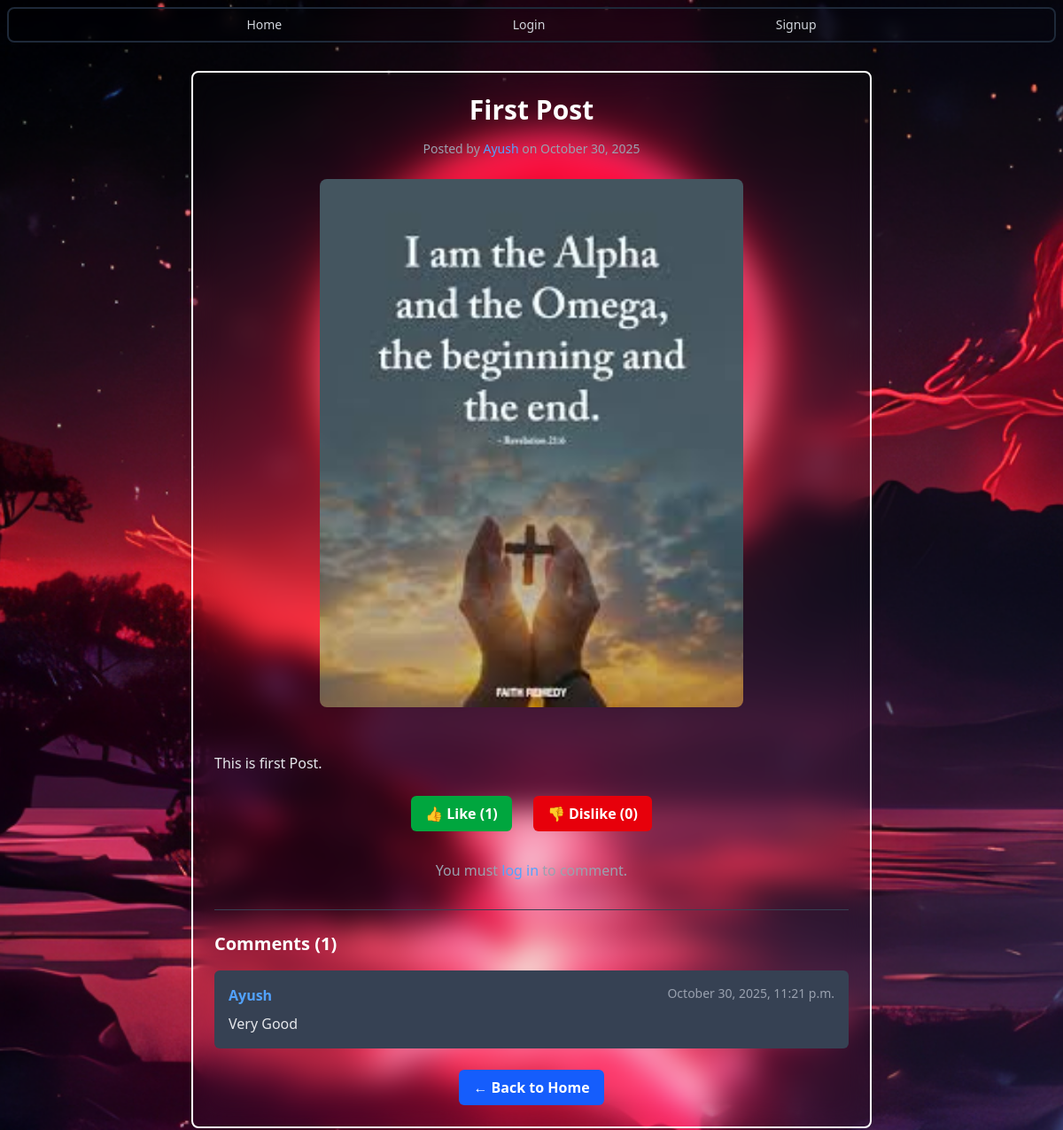
Screenshot of /post/3 with the database file from the repository.
### a/models.py (models this page shows)
class Post(models.Model):
    title = models.CharField(max_length=500)
    description = models.TextField()
    img = models.ImageField(upload_to="images/",null=True,blank=True)
    vid = models.FileField(upload_to="videos/",null=True,blank=True)
    created_at = models.DateTimeField(auto_now_add=True)
    edited_at = models.DateTimeField(auto_now=True)
    author = models.ForeignKey(User,on_delete=models.CASCADE)

class Comment(models.Model):
    text = models.TextField()
    created_at = models.DateTimeField(auto_now_add=True)
    post = models.ForeignKey(Post,on_delete=models.CASCADE,related_name="comments")
    author = models.ForeignKey(User,on_delete=models.CASCADE,related_name="comments")

### a/views.py (the view)
# urls.py: path("post/<str:pk>",post_detail,name="post_detail"),
def post_detail(request,pk=None):
    post = Post.objects.get(id=pk)
    return render(request,"a/postdetail.html",{"post":post})

### a/templates/a/postdetail.html (shortened to what this page needs)
{% load static %}
<!DOCTYPE html>
<html lang="en">
<head>
    <link rel="stylesheet" href="{% static 'a/index.css' %}">
    <script src="https://cdn.jsdelivr.net/npm/@tailwindcss/browser@4"></script>
</head>
<body class="bg-gray-900 text-white min-h-screen">
    <nav class="flex justify-evenly text-xs sm:text-sm md:text-md p-2 m-2 rounded-lg border-2 border-solid border-gray-800 backdrop-blur-sm">
        <a href="/" class="hover:scale-[1.05] text-gray-300 hover:text-white">Home</a>
        {% if user.is_authenticated %}
        <a href="/profile/" class="hover:scale-[1.05] text-gray-300 hover:text-white">Profile</a>
        <a href="/logout/" class="hover:scale-[1.05] text-gray-300 hover:text-white">Logout</a>
        <a href="/addpost/" class="hover:scale-[1.05] text-gray-300 hover:text-white">Add Post</a>
        {% else %}
        <a href="/login/" class="hover:scale-[1.05] text-gray-300 hover:text-white">Login</a>
        <a href="/signup/" class="hover:scale-[1.05] text-gray-300 hover:text-white">Signup</a>
        {% endif %}
    </nav>
    <section class="max-w-3xl mx-auto p-6 mt-8 backdrop-blur-lg border-2 border-solid border-white rounded-lg shadow-lg border border-gray-700">
        <h1 class="text-3xl font-bold mb-4 text-center">{{ post.title }}</h1>
        <p class="text-sm text-gray-400 mb-6 text-center">
            Posted by <span class="text-blue-400">{{ post.author.username }}</span>
            on {{ post.created_at|date:"F j, Y" }}
        </p>
        {% if post.img %}
        <img src="{{ post.img.url }}" alt="{{ post.title }}" class="w-8/12 mx-auto h-1/2 object-cover rounded-lg mb-6">
        {% endif %}
        <div class="text-gray-200 leading-relaxed whitespace-pre-line mb-6">
            {{ post.description }}
        </div>
        <div class="flex justify-center gap-6 mb-8">
            <form action="{% url 'like_post' post.id %}" method="POST">
                <button type="submit" class="cursor-pointer bg-green-600 hover:bg-green-700 px-4 py-2 rounded-md text-white font-semibold transition">
                    👍 Like ({{ post.likes.count }})
                </button>
            </form>
            <form action="{% url 'dislike_post' post.id %}" method="POST">
                <button type="submit" class="cursor-pointer bg-red-600 hover:bg-red-700 px-4 py-2 rounded-md text-white font-semibold transition">
                    👎 Dislike ({{ post.dislikes.count }})
                </button>
            </form>
        </div>
        {% if user.is_authenticated %}
        <form action="{% url 'add_comment' post.id %}" method="POST" class="mb-8">
            {% csrf_token %}
            <textarea name="comment" rows="3" required
                class="w-full px-4 py-2 rounded-md bg-gray-700 text-white border border-gray-600 focus:ring focus:ring-blue-500 focus:ring-opacity-50"
                placeholder="Write your comment..."></textarea>
            <button type="submit"
                class="cursor-pointer mt-3 bg-blue-600 hover:bg-blue-700 text-white py-2 px-4 rounded-md font-semibold transition">
                💬 Add Comment
            </button>
        </form>
        {% else %}
        <p class="text-gray-400 text-center mb-8">You must <a href="/login/" class="text-blue-400 hover:underline">log in</a> to comment.</p>
        {% endif %}
        <div class="border-t border-gray-700 pt-6">
            <h2 class="text-xl font-semibold mb-4">Comments ({{ post.comments.count }})</h2>
            {% if post.comments.all %}
                {% for comment in post.comments.all %}
                <div class="mb-4 bg-gray-700 p-4 rounded-md">
                    <div class="flex justify-between">
                        <p class="font-semibold text-blue-400">{{ comment.author.username }}</p>
                        <p class="text-gray-400 text-sm">{{ comment.created_at|date:"F j, Y, g:i a" }}</p>
                    </div>
                    <p class="text-gray-200 mt-2">{{ comment.text }}</p>
                </div>
                {% endfor %}
            {% else %}
                <p class="text-gray-400">No comments yet. Be the first to comment!</p>
            {% endif %}
        </div>
        <div class="text-center mt-6">
            <a href="/" class="inline-block bg-blue-600 hover:bg-blue-700 text-white py-2 px-4 rounded-md font-semibold transition">
                ← Back to Home
            </a>
        </div>
    </section>
</body>
</html>

### a/static/a/index.css (style rules this page uses)
body { background-image:url('index_bg.png'); background-repeat:no-repeat; background-size:cover; background-position:center; background-attachment:fixed; }

### rows the page displays
Post: title "First Post", author.username "Ayush", created_at "October 30, 2025", img (picture), description "This is first Post.", likes.count "1", dislikes.count "0", comments.count "1"
Comment: author.username "Ayush", created_at "October 30, 2025, 11:21 p.m.", text "Very Good"
